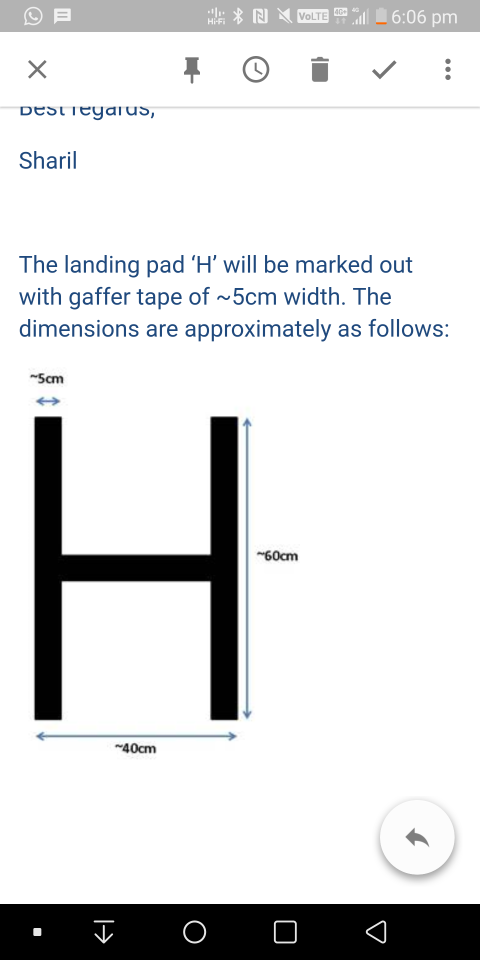
#> input picture src/h.png, 1440 x 2880 px (shown at 1/3 size)
$ python -i h_detection.py   (imports and definitions only)
#> lines starting #> are read from the running program, lines starting #| are printed output that depends on the picture; after the words box and inside, x2 and y2 are one past the last pixel; in counts of white or black regions, pixels touching at a corner belong together; long printed decimals are rounded
#> further down, picture is the input picture: shape (2880, 1440, 3); mean B, G, R 223.8, 223, 222.3
#!/usr/bin/env python

import numpy as np
import cv2 as cv

def h_detect(frame, debug=False): #Returns found_h
#> called with debug = False
    mask = cv.inRange(frame, np.array([0, 0, 0]), np.array([150, 150, 150]))
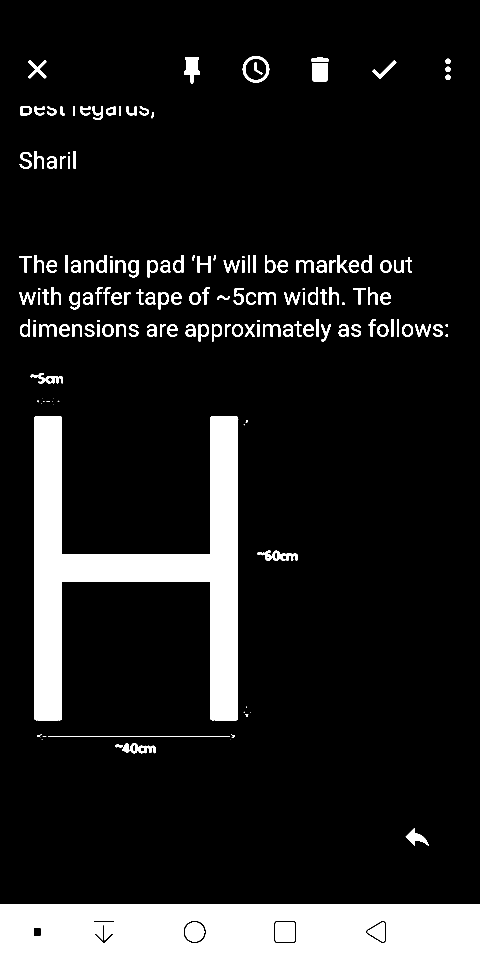
#> mask: shape (2880, 1440) (shown at 1/3 size); 11.9% white; 172 white regions (20 under 20 px), largest, box (x1, y1, x2, y2) and area: (0, 2712, 1440, 2880) 229444, (103, 1250, 715, 2161) 186782, (827, 2767, 885, 2825) 3340
    mask = cv.blur(mask, (10,10))
    mask = cv.threshold(mask, 100, 255, cv.THRESH_BINARY)[1]
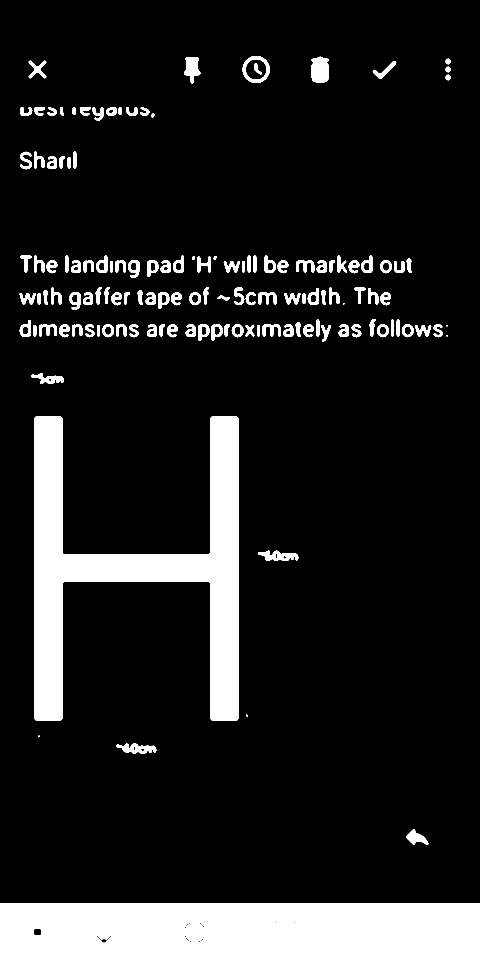
#> mask: shape (2880, 1440) (shown at 1/3 size); 12.6% white; 132 white regions (4 under 20 px)

    contours = cv.findContours(mask, 1, cv.CHAIN_APPROX_NONE)[1]
#> contours = 194 contours, 15 with area under 20; largest, box (x1, y1, x2, y2) and area: (0, 2711, 1440, 2880) 241752, (102, 1249, 716, 2163) 191311, (728, 168, 809, 249) 5062, (935, 170, 986, 247) 3422, (737, 177, 800, 240) 3122
    if len(contours) > 0:
        cnt = max(contours, key=cv.contourArea)
#> cnt = contour of 3214 points, box (x1, y1, x2, y2) (0, 2711, 1440, 2880), area 241752
        rect = cv.minAreaRect(cnt)
#> rect = ((719.5, 2795), (168, 1439), -90)
        angle = rect[2]
#> angle = -90
        if rect[1][0] > rect[1][1]:
            angle = angle + 90
        print(angle)
#| -90.0

        rows,cols = mask.shape[:2]
#> rows = 2880; cols = 1440
        M = cv.getRotationMatrix2D((cols/2,rows/2),angle,1)
#> M = [[6.12e-17, -1, 2160], [1, 6.12e-17, 720]]
        mask = cv.warpAffine(mask,M,(cols,rows))
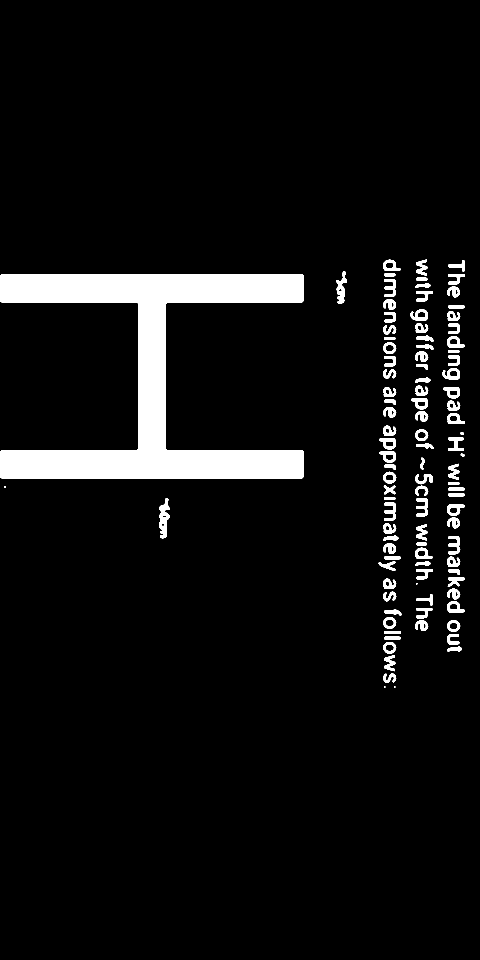
#> mask: shape (2880, 1440) (shown at 1/3 size); 6.2% white; 101 white regions (3 under 20 px), largest, box (x1, y1, x2, y2) and area: (0, 822, 912, 1436) 193380, (478, 1494, 509, 1615) 2142, (1009, 813, 1041, 911) 1482

        mask = cv.convertScaleAbs(mask)
        total = np.zeros(mask.shape, np.float32)##mask.copy()
        length = 30
        for i in range(3):
            for i2 in range(length):
                M = np.float32([[1,0,0],[0,1,i*length+i2-(length * 2)/3]])
                total += cv.warpAffine(mask,M,(cols,rows))
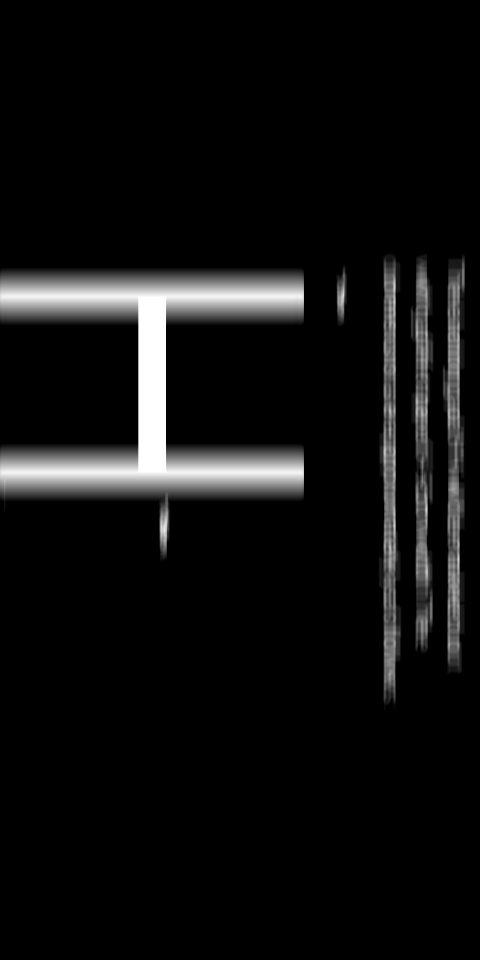
#> total: shape (2880, 1440) float32 (shown at 1/3 size); min 0, max 22950, mean 1423.9; drawn with min black and max white
        total = total * (255/total.max())
        total = cv.convertScaleAbs(total)
        #total = cv.blur(total, (10,10))
        total = cv.threshold(total, 200, 255, cv.THRESH_BINARY)[1]
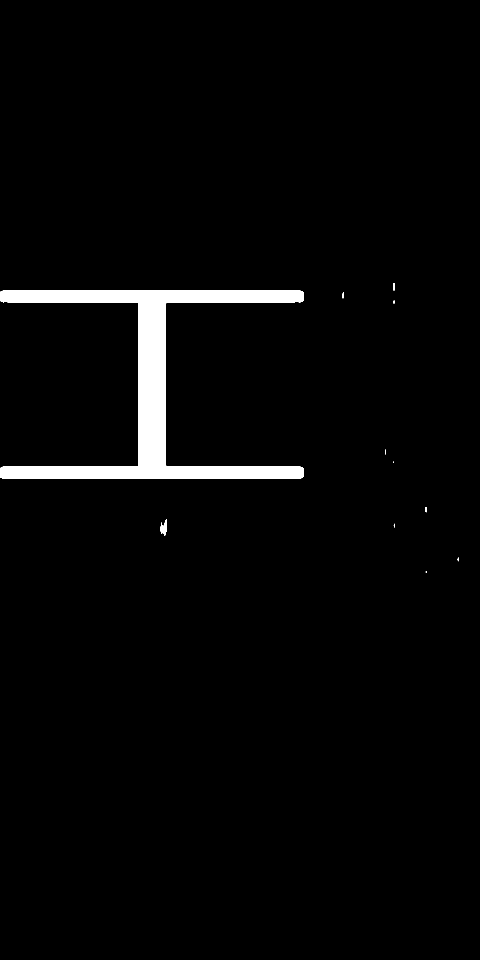
#> total: shape (2880, 1440) (shown at 1/3 size); 2.5% white; 12 white regions (4 under 20 px)

        contours = cv.findContours(total, 1, cv.CHAIN_APPROX_NONE)[1]
#> contours = 12 contours, 6 with area under 20; largest, box (x1, y1, x2, y2) and area: (0, 872, 911, 1435) 102277, (489, 1557, 500, 1607) 304, (482, 1567, 487, 1602) 93, (1181, 849, 1185, 872) 50, (1028, 877, 1032, 895) 38, (1277, 1521, 1280, 1537) 24
        if len(contours) > 1:
            cnt, cnt2 = sorted(contours, key=cv.contourArea)[:2]
#> cnt = [[1181, 1384], [1181, 1385], [1181, 1386], [1181, 1387], [1181, 1388], [1181, 1387], [1181, 1386], [1181, 1385]]; cnt2 = contour of 30 points, box (x1, y1, x2, y2) (1155, 1348, 1156, 1364), area 0
            x,y,w,h = cv.boundingRect(cnt)
#> x = 1181; y = 1384; w = 1; h = 5
            x2,y2,w2,h2 = cv.boundingRect(cnt2)
#> x2 = 1155; y2 = 1348; w2 = 1; h2 = 16
            y_min = min(y, y2)
#> y_min = 1348
            x_min = min(x+w, x2+w2)
#> x_min = 1156
            y_max = max(y+h, y2+h2)
#> y_max = 1389
            x_max = max(x, x2)
#> x_max = 1181
            print("{}:{},{}:{}".format(y_min, y_max, x_min, x_max))
#| 1348:1389,1156:1181
            H = mask[y_min:y_max,x_min:x_max].copy()
#> H: shape (41, 25); 42.6% white; 3 white regions (1 under 20 px), largest, box (x1, y1, x2, y2) and area: (0, 7, 25, 20) 221, (0, 24, 25, 40) 215
            H = cv.convertScaleAbs(H)
            total_H = np.zeros(H.shape, np.float32)##mask.copy()
            length = 30
            rows,cols = H.shape[:2]
#> rows = 41; cols = 25
            for i in range(3):
                for i2 in range(length):
                    M = np.float32([[1,0,i*length+i2-(length * 2)/3],[0,1,0]])
                    total_H += cv.warpAffine(H,M,(cols,rows))
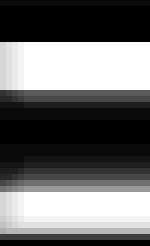
#> total_H: shape (41, 25) float32 (shown 6 times larger); min 0, max 6375, mean 2667.2; drawn with min black and max white
            total_H = total_H * (255/total_H.max())
            total_H = cv.convertScaleAbs(total_H)
            #total = cv.blur(total, (10,10))
            total_H = cv.threshold(total_H, 200, 255, cv.THRESH_BINARY)[1]
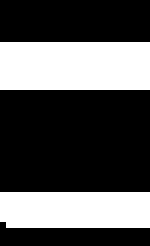
#> total_H: shape (41, 25) (shown 6 times larger); 34% white; 2 white regions
            contours = cv.findContours(total_H, 1, cv.CHAIN_APPROX_NONE)[1]
#> contours = 2 contours; box (x1, y1, x2, y2) and area: (0, 7, 25, 15) 168, (0, 32, 25, 38) 120
            if len(contours) > 0:
                cnt = max(contours, key=cv.contourArea)
#> cnt = contour of 62 points, box (x1, y1, x2, y2) (0, 7, 25, 15), area 168
                if cv.contourArea(cnt) > 10:
                    x,y,w,h = cv.boundingRect(cnt)
#> x = 0; y = 7; w = 25; h = 8
                    rows = float(rows)
                    cols = float(cols)
                    if (0.3 < (y + h/2)/rows < 0.7):
                        return True

    return False

# [2 lines not run here, left out]

>>> import cv2
>>> picture = cv2.imread('h.png')
>>> result = h_detect(picture)
#> result = False

$ run again, on src/h3.png
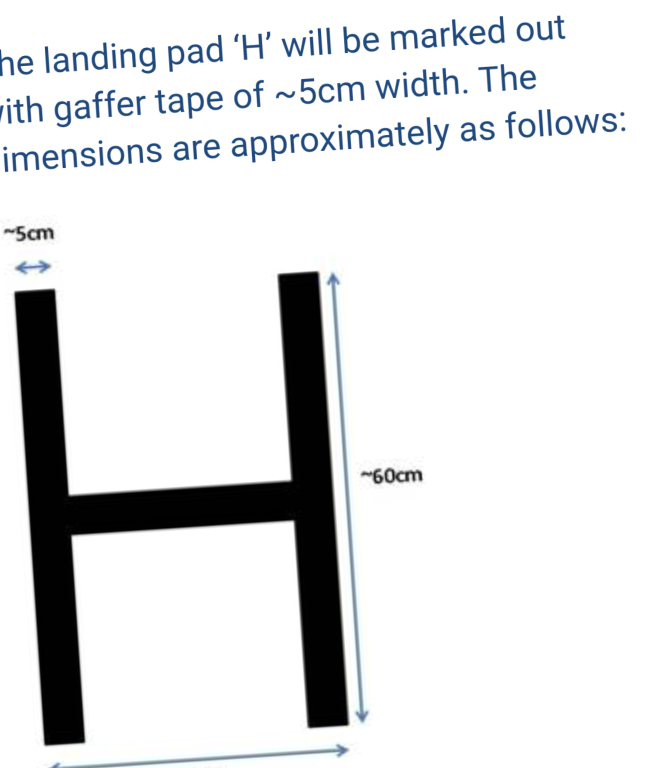
#> input picture src/h3.png, 1312 x 1536 px (shown at 1/2 size)
#> picture is the input picture: shape (1536, 1312, 3); mean B, G, R 227.6, 226.3, 225
#> in h_detect, `mask = cv.threshold(mask, 100, 255, cv.THRESH_BINARY)[1]`:
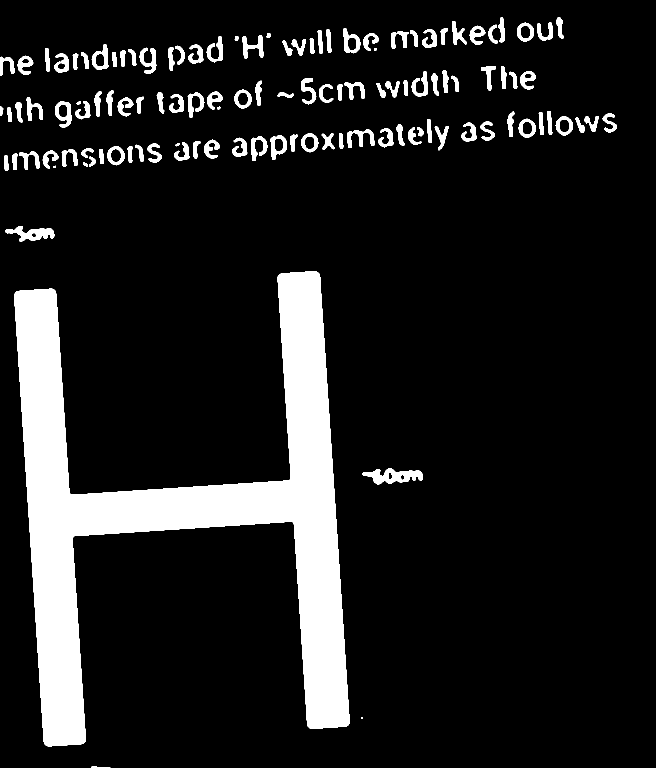
#> mask: shape (1536, 1312) (shown at 1/2 size); 12.1% white; 119 white regions (1 under 20 px)
#> in h_detect, `contours = cv.findContours(mask, 1, cv.CHAIN_APPROX_NONE)[1]`: contours = 135 contours, 4 with area under 20; largest, box (x1, y1, x2, y2) and area: (28, 542, 699, 1493) 189828, (725, 936, 846, 969) 2042, (10, 452, 109, 484) 1460, (110, 203, 143, 255) 1162, (686, 57, 721, 107) 1100
#> cnt = contour of 4639 points, box (x1, y1, x2, y2) (28, 542, 699, 1493), area 189828
#> rect = ((363.3, 1017.1), (613.5, 913.4), -3.8)
#> angle = -3.8
#| -3.797
#> M = [[0.998, -0.0662, 52.29], [0.0662, 0.998, -41.75]]
#> in h_detect, `total = cv.threshold(total, 200, 255, cv.THRESH_BINARY)[1]`:
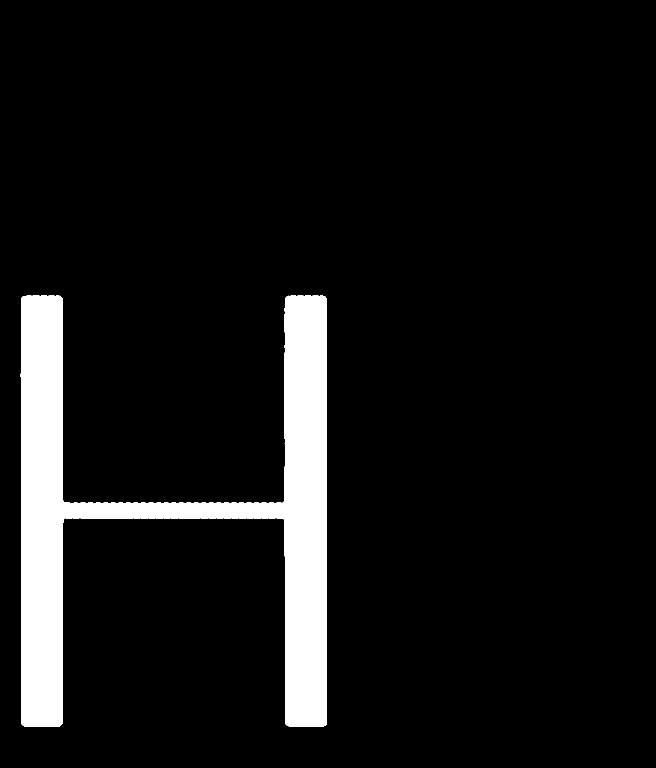
#> total: shape (1536, 1312) (shown at 1/2 size); 7.9% white; 1 white region
#> in h_detect, `contours = cv.findContours(total, 1, cv.CHAIN_APPROX_NONE)[1]`: contours = 1 contour; box (x1, y1, x2, y2) and area: (41, 591, 654, 1454) 156774
#> result = False
